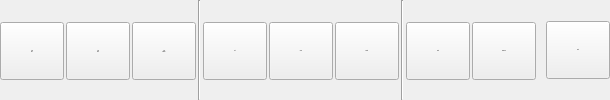
        <widget class="QWidget" name="TabProject">
         <property name="font">
          <font>
           <family>Tahoma</family>
           <pointsize>8</pointsize>
          </font>
         </property>
         <attribute name="title">
          <string>Project</string>
         </attribute>
         <layout class="QHBoxLayout" name="horizontalLayout">
          <property name="spacing">
           <number>2</number>
          </property>
          <property name="leftMargin">
           <number>0</number>
          </property>
          <property name="topMargin">
           <number>0</number>
          </property>
          <property name="rightMargin">
           <number>0</number>
          </property>
          <property name="bottomMargin">
           <number>0</number>
          </property>
          <item>
           <widget class="QToolButton" name="ActionAddtitle_BT">
            <property name="sizePolicy">
             <sizepolicy hsizetype="Fixed" vsizetype="Fixed">
              <horstretch>0</horstretch>
              <verstretch>0</verstretch>
             </sizepolicy>
            </property>
            <property name="minimumSize">
             <size>
              <width>64</width>
              <height>58</height>
             </size>
            </property>
            <property name="maximumSize">
             <size>
              <width>16777215</width>
              <height>56</height>
             </size>
            </property>
            <property name="font">
             <font>
              <pointsize>-1</pointsize>
             </font>
            </property>
            <property name="toolTip">
             <string>Add an empty slide</string>
            </property>
            <property name="text">
             <string>Add
title</string>
            </property>
            <property name="icon">
             <iconset resource="../RSCffDiaporama.qrc">
              <normaloff>:/img/add_text.png</normaloff>:/img/add_text.png</iconset>
            </property>
            <property name="iconSize">
             <size>
              <width>24</width>
              <height>24</height>
             </size>
            </property>
            <property name="toolButtonStyle">
             <enum>Qt::ToolButtonTextUnderIcon</enum>
            </property>
           </widget>
          </item>
          <item>
           <widget class="QToolButton" name="ActionAdd_BT">
            <property name="sizePolicy">
             <sizepolicy hsizetype="Fixed" vsizetype="Fixed">
              <horstretch>0</horstretch>
              <verstretch>0</verstretch>
             </sizepolicy>
            </property>
            <property name="minimumSize">
             <size>
              <width>64</width>
              <height>58</height>
             </size>
            </property>
            <property name="maximumSize">
             <size>
              <width>16777215</width>
              <height>56</height>
             </size>
            </property>
            <property name="font">
             <font>
              <pointsize>-1</pointsize>
             </font>
            </property>
            <property name="toolTip">
             <string>Add image or video as slide (INS)</string>
            </property>
            <property name="text">
             <string>Add
files</string>
            </property>
            <property name="icon">
             <iconset resource="../RSCffDiaporama.qrc">
              <normaloff>:/img/add_image.png</normaloff>:/img/add_image.png</iconset>
            </property>
            <property name="iconSize">
             <size>
              <width>24</width>
              <height>24</height>
             </size>
            </property>
            <property name="toolButtonStyle">
             <enum>Qt::ToolButtonTextUnderIcon</enum>
            </property>
           </widget>
          </item>
          <item>
           <widget class="QToolButton" name="ActionAddProject_BT">
            <property name="minimumSize">
             <size>
              <width>64</width>
              <height>58</height>
             </size>
            </property>
            <property name="maximumSize">
             <size>
              <width>16777215</width>
              <height>56</height>
             </size>
            </property>
            <property name="font">
             <font>
              <pointsize>-1</pointsize>
             </font>
            </property>
            <property name="toolTip">
             <string>Add a previously saved project at the end of this project</string>
            </property>
            <property name="text">
             <string>Add
project</string>
            </property>
            <property name="icon">
             <iconset resource="../RSCffDiaporama.qrc">
              <normaloff>:/img/add_project.png</normaloff>:/img/add_project.png</iconset>
            </property>
            <property name="iconSize">
             <size>
              <width>24</width>
              <height>24</height>
             </size>
            </property>
            <property name="toolButtonStyle">
             <enum>Qt::ToolButtonTextUnderIcon</enum>
            </property>
           </widget>
          </item>
          <item>
           <widget class="Line" name="line_2">
            <property name="orientation">
             <enum>Qt::Vertical</enum>
            </property>
           </widget>
          </item>
          <item>
           <widget class="QToolButton" name="ActionCut_BT">
            <property name="minimumSize">
             <size>
              <width>64</width>
              <height>58</height>
             </size>
            </property>
            <property name="maximumSize">
             <size>
              <width>16777215</width>
              <height>56</height>
             </size>
            </property>
            <property name="font">
             <font>
              <pointsize>-1</pointsize>
             </font>
            </property>
            <property name="toolTip">
             <string>Copy current slide to clipboard and remove it (Ctrl+X)</string>
            </property>
            <property name="text">
             <string>Cut</string>
            </property>
            <property name="icon">
             <iconset resource="../RSCffDiaporama.qrc">
              <normaloff>:/img/editcut.png</normaloff>:/img/editcut.png</iconset>
            </property>
            <property name="iconSize">
             <size>
              <width>24</width>
              <height>24</height>
             </size>
            </property>
            <property name="toolButtonStyle">
             <enum>Qt::ToolButtonTextUnderIcon</enum>
            </property>
           </widget>
          </item>
          <item>
           <widget class="QToolButton" name="ActionCopy_BT">
            <property name="minimumSize">
             <size>
              <width>64</width>
              <height>58</height>
             </size>
            </property>
            <property name="maximumSize">
             <size>
              <width>16777215</width>
              <height>56</height>
             </size>
            </property>
            <property name="font">
             <font>
              <pointsize>-1</pointsize>
             </font>
            </property>
            <property name="toolTip">
             <string>Copy current slide to clipboard (Ctrl+C)</string>
            </property>
            <property name="text">
             <string>Copy</string>
            </property>
            <property name="icon">
             <iconset resource="../RSCffDiaporama.qrc">
              <normaloff>:/img/editcopy.png</normaloff>:/img/editcopy.png</iconset>
            </property>
            <property name="iconSize">
             <size>
              <width>24</width>
              <height>24</height>
             </size>
            </property>
            <property name="toolButtonStyle">
             <enum>Qt::ToolButtonTextUnderIcon</enum>
            </property>
           </widget>
          </item>
          <item>
           <widget class="QToolButton" name="ActionPaste_BT">
            <property name="minimumSize">
             <size>
              <width>64</width>
              <height>58</height>
             </size>
            </property>
            <property name="maximumSize">
             <size>
              <width>16777215</width>
              <height>56</height>
             </size>
            </property>
            <property name="font">
             <font>
              <pointsize>-1</pointsize>
             </font>
            </property>
            <property name="toolTip">
             <string>Paste current slide from clipboard (Ctrl+V)</string>
            </property>
            <property name="text">
             <string>Paste</string>
            </property>
            <property name="icon">
             <iconset resource="../RSCffDiaporama.qrc">
              <normaloff>:/img/editpaste.png</normaloff>:/img/editpaste.png</iconset>
            </property>
            <property name="iconSize">
             <size>
              <width>24</width>
              <height>24</height>
             </size>
            </property>
            <property name="toolButtonStyle">
             <enum>Qt::ToolButtonTextUnderIcon</enum>
            </property>
           </widget>
          </item>
          <item>
           <widget class="Line" name="line_3">
            <property name="orientation">
             <enum>Qt::Vertical</enum>
            </property>
           </widget>
          </item>
          <item>
           <widget class="QToolButton" name="ActionEdit_BT">
            <property name="sizePolicy">
             <sizepolicy hsizetype="Fixed" vsizetype="Fixed">
              <horstretch>0</horstretch>
              <verstretch>0</verstretch>
             </sizepolicy>
            </property>
            <property name="minimumSize">
             <size>
              <width>64</width>
              <height>58</height>
             </size>
            </property>
            <property name="maximumSize">
             <size>
              <width>16777215</width>
              <height>56</height>
             </size>
            </property>
            <property name="font">
             <font>
              <pointsize>-1</pointsize>
             </font>
            </property>
            <property name="text">
             <string>Edit</string>
            </property>
            <property name="icon">
             <iconset resource="../RSCffDiaporama.qrc">
              <normaloff>:/img/edit.png</normaloff>:/img/edit.png</iconset>
            </property>
            <property name="iconSize">
             <size>
              <width>24</width>
              <height>24</height>
             </size>
            </property>
            <property name="toolButtonStyle">
             <enum>Qt::ToolButtonTextUnderIcon</enum>
            </property>
           </widget>
          </item>
          <item>
           <widget class="QToolButton" name="ActionRemove_BT">
            <property name="minimumSize">
             <size>
              <width>64</width>
              <height>58</height>
             </size>
            </property>
            <property name="maximumSize">
             <size>
              <width>16777215</width>
              <height>56</height>
             </size>
            </property>
            <property name="font">
             <font>
              <pointsize>-1</pointsize>
             </font>
            </property>
            <property name="toolTip">
             <string>Remove current slide (DEL)</string>
            </property>
            <property name="text">
             <string>Remove</string>
            </property>
            <property name="icon">
             <iconset resource="../RSCffDiaporama.qrc">
              <normaloff>:/img/trash.png</normaloff>:/img/trash.png</iconset>
            </property>
            <property name="iconSize">
             <size>
              <width>24</width>
              <height>24</height>
             </size>
            </property>
            <property name="toolButtonStyle">
             <enum>Qt::ToolButtonTextUnderIcon</enum>
            </property>
           </widget>
          </item>
          <item>
           <widget class="QLabel" name="label_2">
            <property name="text">
             <string notr="true"/>
            </property>
           </widget>
          </item>
          <item>
           <widget class="QToolButton" name="Action_Exit_BT_3">
            <property name="sizePolicy">
             <sizepolicy hsizetype="Fixed" vsizetype="Fixed">
              <horstretch>0</horstretch>
              <verstretch>56</verstretch>
             </sizepolicy>
            </property>
            <property name="minimumSize">
             <size>
              <width>64</width>
              <height>58</height>
             </size>
            </property>
            <property name="font">
             <font>
              <pointsize>-1</pointsize>
             </font>
            </property>
            <property name="toolTip">
             <string>Exit application (Ctrl+W)</string>
            </property>
            <property name="text">
             <string>Exit</string>
            </property>
            <property name="icon">
             <iconset resource="../RSCffDiaporama.qrc">
              <normaloff>:/img/exit.png</normaloff>:/img/exit.png</iconset>
            </property>
            <property name="iconSize">
             <size>
              <width>24</width>
              <height>24</height>
             </size>
            </property>
            <property name="toolButtonStyle">
             <enum>Qt::ToolButtonTextUnderIcon</enum>
            </property>
           </widget>
          </item>
         </layout>
        </widget>
